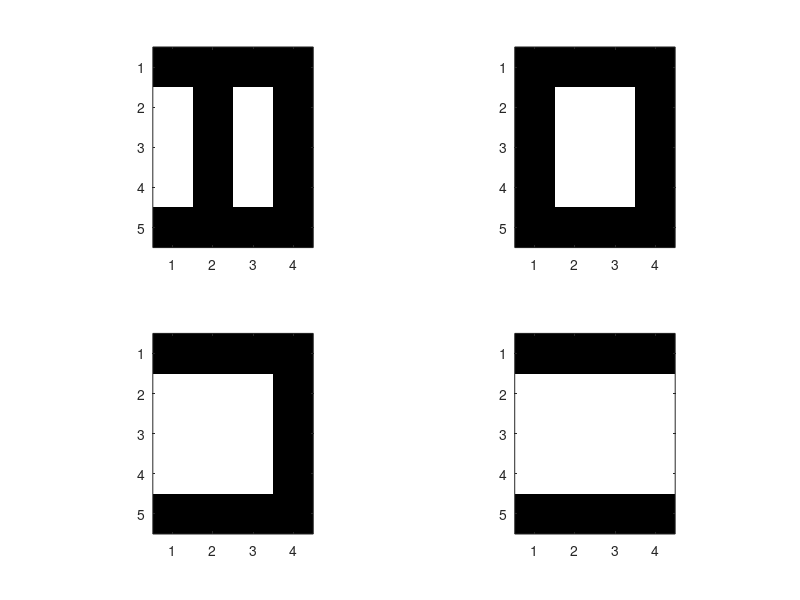

Source code (MATLAB):
clear;

A1 = [1  1  1  1
      0  1  0  1
      0  1  0  1
      0  1  0  1
      1  1  1  1];

A2 = [1  1  1  1
      1  0  0  1
      1  0  0  1
      1  0  0  1
      1  1  1  1];

A3 = [1  1  1  1
      0  0  0  1
      0  0  0  1
      0  0  0  1
      1  1  1  1];

A4 = [1  1  1  1
      0  0  0  0
      0  0  0  0
      0  0  0  0
      1  1  1  1];

% find an orthonormal basis for the first 3 patterns
W = [A1, A2, A3];
W = [A1(:), A2(:), A3(:)];
W = orth(W);

% Obtain the projection matrix P
P = W*W';
x = A4(:);

% the orthogonal complement is (I-P)x
w = P*x;
wt = (eye(size(P,1)) - P)*x;


subplot(221); imagesc(-A1); axis image; grid off;
subplot(222); imagesc(-A2); axis image; grid off;
subplot(223); imagesc(-A3); axis image; grid off;
subplot(224); imagesc(-A4); axis image; grid off;
colormap gray;


